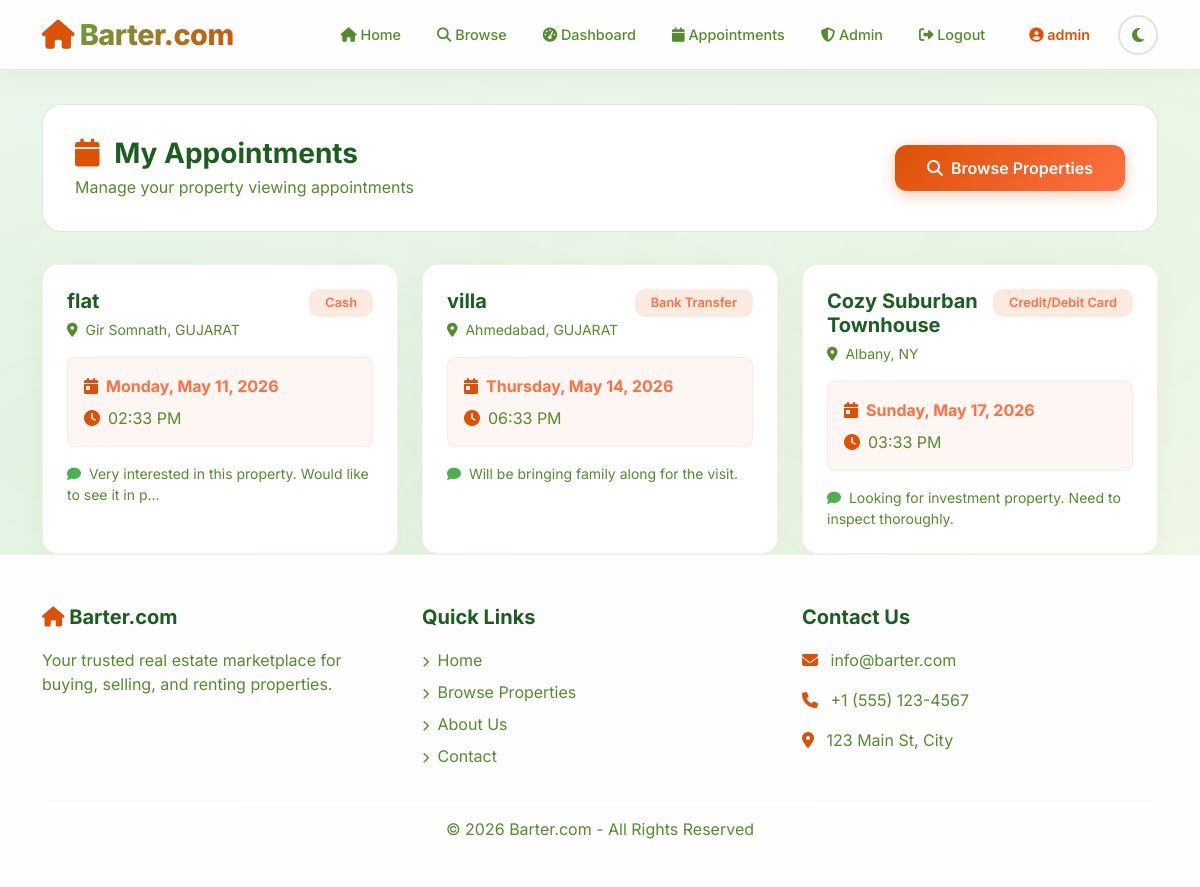
The page /appointments/ (signed in) on the database its author committed.
### properties/models.py (models this page shows, shortened)
class Appointment(models.Model):
    PAYMENT_METHODS = [
        ('cash', 'Cash'),
        ('check', 'Check'),
        ('card', 'Credit/Debit Card'),
        ('bank_transfer', 'Bank Transfer'),
    ]
    property = models.ForeignKey(Property, on_delete=models.CASCADE, related_name='appointments')
    user = models.ForeignKey(User, on_delete=models.CASCADE, related_name='appointments')
    appointment_date = models.DateTimeField()
    payment_method = models.CharField(max_length=20, choices=PAYMENT_METHODS)
    notes = models.TextField(blank=True)
    created_at = models.DateTimeField(auto_now_add=True)
    class Meta:
        ordering = ['appointment_date']

class Property(models.Model):
    PROPERTY_TYPES = [
        ('house', 'House'),
        ('apartment', 'Apartment'),
        ('condo', 'Condo'),
        ('townhouse', 'Townhouse'),
        ('land', 'Land'),
        ('commercial', 'Commercial'),
    ]
    STATUS_CHOICES = [
        ('available', 'Available'),
        ('sold', 'Sold'),
        ('rented', 'Rented'),
        ('pending', 'Pending'),
    ]
    title = models.CharField(max_length=200)
    slug = models.SlugField(max_length=200, unique=True, blank=True)
    description = models.TextField()
    property_type = models.CharField(max_length=20, choices=PROPERTY_TYPES, default='house')
    status = models.CharField(max_length=20, choices=STATUS_CHOICES, default='available')
    price = models.DecimalField(max_digits=12, decimal_places=2)
    area = models.DecimalField(max_digits=10, decimal_places=2, help_text="Area in sq ft")
    bedrooms = models.IntegerField(default=0)
    bathrooms = models.IntegerField(default=0)
    address = models.CharField(max_length=255)
    city = models.CharField(max_length=100)
    state = models.CharField(max_length=100)
    zip_code = models.CharField(max_length=20)
    main_image = models.ImageField(upload_to='properties/images/', blank=True, null=True)
    owner = models.ForeignKey(User, on_delete=models.CASCADE, related_name='properties')
    created_at = models.DateTimeField(auto_now_add=True)
    updated_at = models.DateTimeField(auto_now=True)
    class Meta:
        ordering = ['-created_at']

### properties/views.py (the view)
# urls.py: path('appointments/', views.my_appointments, name='my_appointments'),
@login_required
def my_appointments(request):
    appointments = Appointment.objects.filter(user=request.user).order_by('appointment_date')
    return render(request, 'my_appointments.html', {'appointments': appointments})

### templates/my_appointments.html (shortened to what this page needs)
{% extends 'base.html' %}
{% block content %}
<div class="page-header d-flex flex-wrap justify-content-between align-items-center">
    <div>
        <h3 class="fw-bold mb-1" style="color: var(--text-primary);"><i class="fas fa-calendar me-2" style="color: var(--orange-accent);"></i> My Appointments</h3>
        <p style="color: var(--text-secondary); margin-bottom: 0;">Manage your property viewing appointments</p>
    </div>
    <a href="{% url 'properties:property_search' %}" class="btn btn-primary mt-3 mt-md-0">
        <i class="fas fa-search me-1"></i> Browse Properties
    </a>
</div>
{% if appointments %}
<div class="row g-4">
    {% for a in appointments %}
    <div class="col-md-6 col-lg-4">
        <div class="p-4 rounded-4 h-100" style="background: var(--bg-card); backdrop-filter: blur(16px); border: 1px solid rgba(220,81,5,0.1); transition: all 0.4s ease; box-shadow: 0 8px 32px rgba(0,0,0,0.03);">
            <div class="d-flex justify-content-between align-items-start mb-3">
                <div>
                    <h5 class="fw-bold mb-1" style="color: var(--text-primary);">{{ a.property.title }}</h5>
                    <small style="color: var(--text-secondary);"><i class="fas fa-map-marker-alt me-1"></i> {{ a.property.city }}, {{ a.property.state }}</small>
                </div>
                <span class="badge" style="background: rgba(220,81,5,0.12); color: var(--orange-light);">
                    {{ a.get_payment_method_display }}
                </span>
            </div>
            <div class="mb-3 p-3 rounded-3" style="background: rgba(220,81,5,0.05); border: 1px solid rgba(220,81,5,0.08);">
                <div class="d-flex align-items-center gap-2 mb-2">
                    <i class="fas fa-calendar-day" style="color: var(--orange-accent);"></i>
                    <strong style="color: var(--orange-light);">{{ a.appointment_date|date:"l, F d, Y" }}</strong>
                </div>
                <div class="d-flex align-items-center gap-2">
                    <i class="fas fa-clock" style="color: var(--orange-accent);"></i>
                    <span style="color: var(--text-secondary);">{{ a.appointment_date|date:"h:i A" }}</span>
                </div>
            </div>
            {% if a.notes %}
                <p class="small mb-0" style="color: var(--text-secondary);">
                    <i class="fas fa-comment me-1" style="color: var(--green-light);"></i> {{ a.notes|truncatechars:60 }}
                </p>
            {% endif %}
        </div>
    </div>
    {% endfor %}
</div>
{% endif %}
{% endblock %}

### templates/base.html (shortened to what this page needs)
<!DOCTYPE html>
<html lang="en" data-theme="light">
<head>
    <link href="https://cdn.jsdelivr.net/npm/bootstrap@5.3.0/dist/css/bootstrap.min.css" rel="stylesheet">
    <link rel="stylesheet" href="https://cdnjs.cloudflare.com/ajax/libs/font-awesome/6.4.0/css/all.min.css">
</head>
<body>
    <nav class="navbar navbar-expand-lg fixed-top">
        <div class="container">
            <a class="navbar-brand" href="{% url 'properties:home' %}">
                <i class="fas fa-home"></i> Barter.com
            </a>
            <div class="collapse navbar-collapse" id="navbarNav">
                <ul class="navbar-nav ms-auto align-items-center gap-1">
                    <li class="nav-item">
                        <a class="nav-link" href="{% url 'properties:home' %}">
                            <i class="fas fa-home"></i> Home
                        </a>
                    </li>
                    <li class="nav-item">
                        <a class="nav-link" href="{% url 'properties:property_search' %}">
                            <i class="fas fa-search"></i> Browse
                        </a>
                    </li>
                    {% if user.is_authenticated %}
                        <li class="nav-item">
                            <a class="nav-link" href="{% url 'properties:dashboard' %}">
                                <i class="fas fa-tachometer-alt"></i> Dashboard
                            </a>
                        </li>
                        <li class="nav-item">
                            <a class="nav-link" href="{% url 'properties:my_appointments' %}">
                                <i class="fas fa-calendar"></i> Appointments
                            </a>
                        </li>
                        {% if user.is_staff %}
                            <li class="nav-item">
                                <a class="nav-link" href="{% url 'properties:admin_dashboard' %}">
                                    <i class="fas fa-shield-alt"></i> Admin
                                </a>
                            </li>
                        {% endif %}
                        <li class="nav-item">
                            <a class="nav-link" href="{% url 'properties:logout' %}">
                                <i class="fas fa-sign-out-alt"></i> Logout
                            </a>
                        </li>
                        <li class="nav-item ms-2">
                            <span class="nav-link" style="color: var(--orange-accent) !important; font-weight: 600;">
                                <i class="fas fa-user-circle"></i> {{ user.username }}
                            </span>
                        </li>
                    {% endif %}
                    <li class="nav-item ms-2">
                        <button class="theme-toggle-btn" id="themeToggle" title="Toggle theme">
                            <i class="fas fa-moon" id="themeIcon"></i>
                        </button>
                    </li>
                </ul>
            </div>
        </div>
    </nav>
    <main>
        <div class="container mt-4" style="position: relative; z-index: 1;">
            {% block content %}{% endblock %}
        </div>
    </main>
    <footer class="footer mt-auto">
        <div class="container">
            <div class="row g-4">
                <div class="col-md-4">
                    <h5><i class="fas fa-home" style="color: var(--orange-accent);"></i> Barter.com</h5>
                    <p>Your trusted real estate marketplace for buying, selling, and renting properties.</p>
                </div>
                <div class="col-md-4">
                    <h5>Quick Links</h5>
                    <ul class="list-unstyled">
                        <li class="mb-2"><a href="{% url 'properties:home' %}"><i class="fas fa-chevron-right me-1" style="font-size: 0.7rem;"></i> Home</a></li>
                        <li class="mb-2"><a href="{% url 'properties:property_search' %}"><i class="fas fa-chevron-right me-1" style="font-size: 0.7rem;"></i> Browse Properties</a></li>
                        <li class="mb-2"><a href="#"><i class="fas fa-chevron-right me-1" style="font-size: 0.7rem;"></i> About Us</a></li>
                        <li class="mb-2"><a href="#"><i class="fas fa-chevron-right me-1" style="font-size: 0.7rem;"></i> Contact</a></li>
                    </ul>
                </div>
                <div class="col-md-4">
                    <h5>Contact Us</h5>
                    <p><i class="fas fa-envelope me-2" style="color: var(--orange-accent);"></i> info@barter.com</p>
                    <p><i class="fas fa-phone me-2" style="color: var(--orange-accent);"></i> +1 (555) 123-4567</p>
                    <p><i class="fas fa-map-marker-alt me-2" style="color: var(--orange-accent);"></i> 123 Main St, City</p>
                </div>
            </div>
            <hr>
            <div class="text-center">
                <p>&copy; 2026 Barter.com - All Rights Reserved</p>
            </div>
        </div>
    </footer>
</body>
</html>

### rows shown on the page
Appointment: property "flat", property.city "Gir Somnath", property.state "GUJARAT", payment_method "Cash", appointment_date "Monday, May 11, 2026", appointment_date "02:33 PM", notes "Very interested in this property. Would like to see it in p…"
Appointment: property "villa", property.city "Ahmedabad", property.state "GUJARAT", payment_method "Bank Transfer", appointment_date "Thursday, May 14, 2026", appointment_date "06:33 PM", notes "Will be bringing family along for the visit."
Appointment: property "Cozy Suburban Townhouse", property.city "Albany", property.state "NY", payment_method "Credit/Debit Card", appointment_date "Sunday, May 17, 2026", appointment_date "03:33 PM", notes "Looking for investment property. Need to inspect thoroughly."

### other values the page prints
{{ user.username }} "admin"
